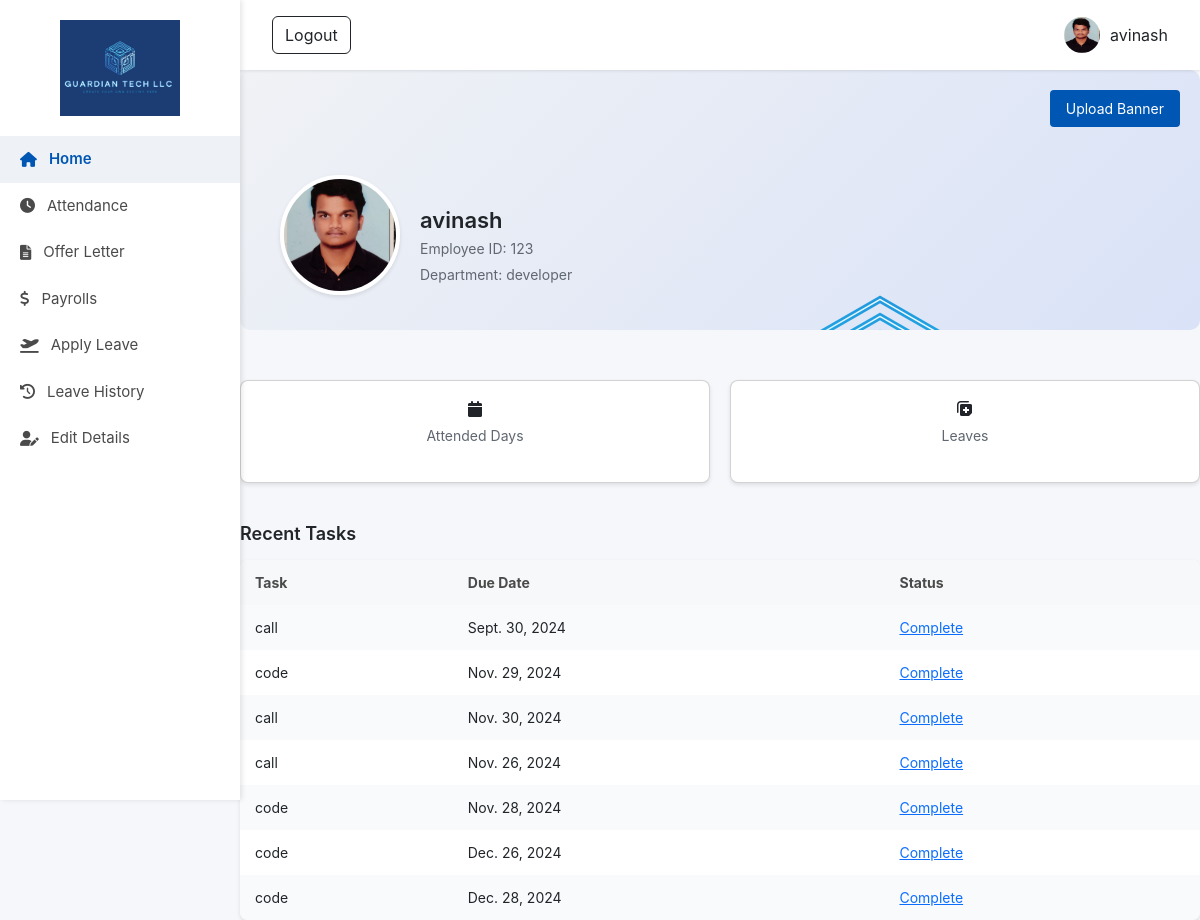
Screenshot of /employee/dashboard/ (signed in) with the database file from the repository.
### user/models.py (models this page shows, shortened)
class Employee(models.Model):
    user = models.OneToOneField(User, on_delete=models.CASCADE)
    manager = models.ForeignKey(Manager, on_delete=models.SET_NULL, null=True, blank=True)
    father_name = models.CharField(max_length=100)
    date_of_birth = models.DateField(null=True)
    gender = models.CharField(max_length=10)
    phone = models.CharField(max_length=15, validators=[RegexValidator(r'^\d{10,15}$', 'Enter a valid phone number')])
    email = models.EmailField(unique=True)  # Ensure email is unique
    local_address = models.CharField(max_length=255)
    permanent_address = models.CharField(max_length=255)
    department = models.CharField(max_length=50)
    employee_id = models.CharField(max_length=10, unique=True)  # Ensure employee ID is unique
    photo = models.ImageField(upload_to='employee_photos/', default='employee_photos/avatar.jpg', null=True, blank=True)
    banner = models.ImageField(upload_to='employee_banner/',null=True, blank=True)

class Task(models.Model):
    PRIORITY_CHOICES = [
        ('Low', 'Low'),
        ('Medium', 'Medium'),
        ('High', 'High')
    ]
    title = models.CharField(max_length=255)
    description = models.TextField()
    assigned_to = models.ForeignKey(Employee, on_delete=models.CASCADE)
    assigned_by = models.ForeignKey(Manager, on_delete=models.CASCADE)
    due_date = models.DateField()
    priority = models.CharField(max_length=6, choices=PRIORITY_CHOICES, default='Medium')  # Add priority field
    completed = models.BooleanField(default=False)  # Track if the task is completed

### user/views.py (the view)
# urls.py: path('employee/dashboard/', user_view.employee_dashboard, name='employee_dashboard'),
@login_required
def employee_dashboard(request):
    if hasattr(request.user, 'employee'):
        employee = get_object_or_404(Employee, user=request.user)
        profile = request.user.employee  # Use employee-specific profile
    elif hasattr(request.user, 'manager'):
        profile = request.user.manager  # Use manager-specific profile
        employee = None  # Manager doesn't need employee data
    else:
        return redirect('unauthorized')  # Handle unauthorized access
    if employee:
        attendance_days = Attendance.objects.filter(employee=employee, status='present').count()
        tasks = Task.objects.filter(assigned_to=employee)
        offer_letters = OfferLetter.objects.filter(employee=employee)
        payrolls = Payroll.objects.filter(employee=employee)
    else:
        attendance_days, tasks, offer_letters, payrolls = 0, [], [], []  # Managers don't have these
    total_working_days = 28  # Example logic
    total_leaves = 0  # Logic for leaves
    total_awards = 0  # Logic for awards
    if request.method == 'POST':
        form = EmployeeForm(request.POST, request.FILES, instance=profile)
        if form.is_valid():
            form.save()
            return redirect('employee_dashboard')
    else:
        form = EmployeeForm(instance=profile)
    context = {
        'profile': profile,
        'employee': employee,
        'attendance_days': attendance_days,
        'total_working_days': total_working_days,
        'total_leaves': total_leaves,
        'total_awards': total_awards,
        'tasks': tasks,
        'offer_letters': offer_letters,
        'payrolls': payrolls,
        'form': form,
    }
    return render(request, 'user/profile.html', context)

### templates/user/profile.html (shortened to what this page needs)
{% load static %}
<!DOCTYPE html>
<html lang="en">
<head>
  <link href="https://cdnjs.cloudflare.com/ajax/libs/font-awesome/6.0.0/css/all.min.css" rel="stylesheet">
  <link href="https://cdn.jsdelivr.net/npm/bootstrap@5.3.3/dist/css/bootstrap.min.css" rel="stylesheet">
</head>
<body>
  <div class="sidebar">
    <div class="logo">
      <img src="{% static 'images/fulllogo.jpg' %}" alt="Logo">
    </div>
    <a href="{% url 'profile' %}" class="active"><i class="fas fa-home"></i> Home</a>
    <a href="{% url 'view_attendance' %}"><i class="fas fa-clock"></i> Attendance</a>
    <a href="{% url 'view_offer_letter' %}"><i class="fas fa-file-alt"></i> Offer Letter</a>
    <a href="{% url 'view_payrolls' %}"><i class="fas fa-dollar-sign"></i> Payrolls</a>
    <a href="{% url 'apply_leave' %}"><i class="fas fa-plane-departure"></i> Apply Leave</a>
    <a href="{% url 'employee_leave_history' %}"><i class="fas fa-history"></i> Leave History</a>
    <a href="{% url 'edit_personal_details' %}"><i class="fas fa-user-edit"></i> Edit Details</a>
  </div>
  <nav class="navbar">
    <div class="search-bar">
      <form class="d-flex" action="{% url 'user-logout' %}" method="post">
        <button type="submit" class="btn btn-outline-dark">Logout</button>
      </form>
    </div>
    <div class="profile-menu">
      <img src="{% if profile.photo %}{{ profile.photo.url }}{% else %}{% static 'default_user.png' %}{% endif %}" alt="Profile">
      <span>{{ employee.user.username }}</span>
    </div>
  </nav>
  <div class="banner">
    <img src="{% if profile.banner %}{{ profile.banner.url }}{% else %}{% static 'default_banner.jpg' %}{% endif %}" alt="Banner">
    <img src="{% if profile.photo %}{{ profile.photo.url }}{% else %}{% static 'default_user.png' %}{% endif %}" class="profile-img">
    <div class="info">
      <h3>{{ employee.user.username }}</h3>
      <p>Employee ID: {{ profile.employee_id }}</p>
      <p>Department: {{ profile.department }}</p>
    </div>
    <button class="edit-btn" onclick="document.getElementById('banner-input').click();">Upload Banner</button>
  </div>
  <div class="cards">
    <div class="card">
      <i class="fas fa-calendar"></i>
      <p>Attended Days</p>
    </div>
    <div class="card">
      <i class="fas fa-notes-medical"></i>
      <p>Leaves</p>
    </div>
  </div>
  <div class="requests">
    <h4>Recent Tasks</h4>
    <table>
      <thead>
        <tr>
          <th>Task</th>
          <th>Due Date</th>
          <th>Status</th>
        </tr>
      </thead>
      <tbody>
        {% for task in tasks %}
        <tr>
          <td>{{ task.title }}</td>
          <td>{{ task.due_date }}</td>
          <td><a href="{% url 'mark_task_completed' task.id %}">Complete</a></td>
        </tr>
        {% empty %}
        <tr>
          <td colspan="3">No recent tasks</td>
        </tr>
        {% endfor %}
      </tbody>
    </table>
  </div>
</body>
</html>

### templates/user/profile.html (style rules this page uses)
body { font-family: 'Inter', sans-serif; background-color: #f5f7fa; margin: 0; }
.sidebar { width: 240px; height: 100vh; background-color: #fff; position: fixed; top: 0; left: 0; box-shadow: 2px 0 5px rgba(0, 0, 0, 0.1); z-index: 1000; padding: 20px 0; transition: all 0.3s ease-in-out; }
.sidebar .logo { text-align: center; margin-bottom: 20px; }
.sidebar .logo img { width: 120px; }
.sidebar a { text-decoration: none; color: #4a4a4a; display: flex; align-items: center; gap: 12px; padding: 12px 20px; font-size: 15px; transition: background-color 0.2s ease, color 0.2s ease; }
.sidebar a:hover, .sidebar a.active { background-color: #eef2f6; color: #0056b3; font-weight: 600; }
.navbar { margin-left: 240px; padding: 1rem 2rem; background-color: #ffffff; box-shadow: 0 1px 3px rgba(0, 0, 0, 0.1); display: flex; align-items: center; justify-content: space-between; position: sticky; top: 0; z-index: 999; }
.navbar .profile-menu { display: flex; align-items: center; }
.navbar .profile-menu img { width: 36px; height: 36px; border-radius: 50%; margin-right: 10px; }
.banner { margin-left: 240px; height: 260px; background: linear-gradient(135deg, #f0f2f5, #d9e2f7); border-radius: 10px; position: relative; margin-bottom: 50px; overflow: hidden; }
.banner img.profile-img { position: absolute; bottom: 35px; left: 40px; width: 120px; height: 120px; border-radius: 50%; border: 4px solid #fff; box-shadow: 0 2px 4px rgba(0, 0, 0, 0.1); object-fit: cover; }
.banner .info { position: absolute; left: 180px; bottom: 40px; }
.banner .info h3 { margin: 0; font-size: 22px; font-weight: 600; }
.banner .info p { margin: 5px 0; color: #606770; font-size: 14px; }
.banner .edit-btn { position: absolute; top: 20px; right: 20px; padding: 8px 16px; background-color: #0056b3; color: #fff; font-size: 14px; border: none; border-radius: 4px; cursor: pointer; transition: background-color 0.2s; }
.cards { margin-left: 240px; display: flex; gap: 20px; margin-top: 20px; flex-wrap: wrap; }
.cards .card { flex: 1 1 calc(33.333% - 20px); padding: 20px; background: #fff; border-radius: 8px; box-shadow: 0px 2px 4px rgba(0, 0, 0, 0.1); text-align: center; }
.cards .card p { font-size: 14px; color: #606770; }
.requests { margin-left: 240px; margin-top: 40px; }
.requests h4 { font-size: 18px; font-weight: 600; margin-bottom: 15px; }
.requests table { width: 100%; background: #fff; border-collapse: collapse; border-radius: 8px; overflow: hidden; box-shadow: 0px 2px 4px rgba(0, 0, 0, 0.1); }
.requests table th, .requests table td { padding: 12px 15px; font-size: 14px; text-align: left; }
.requests table th { background: #f6f8fa; color: #4a4a4a; }
.requests table tr:nth-child(odd) { background: #f9fafb; }

### rows the page displays
Employee: photo (picture), user.username "avinash", banner (picture), employee_id "123", department "developer"
Task: title "call", due_date "Sept. 30, 2024"
Task: title "code", due_date "Nov. 29, 2024"
Task: title "call", due_date "Nov. 30, 2024"
Task: title "call", due_date "Nov. 26, 2024"
Task: title "code", due_date "Nov. 28, 2024"
Task: title "code", due_date "Dec. 26, 2024"
Task: title "code", due_date "Dec. 28, 2024"
